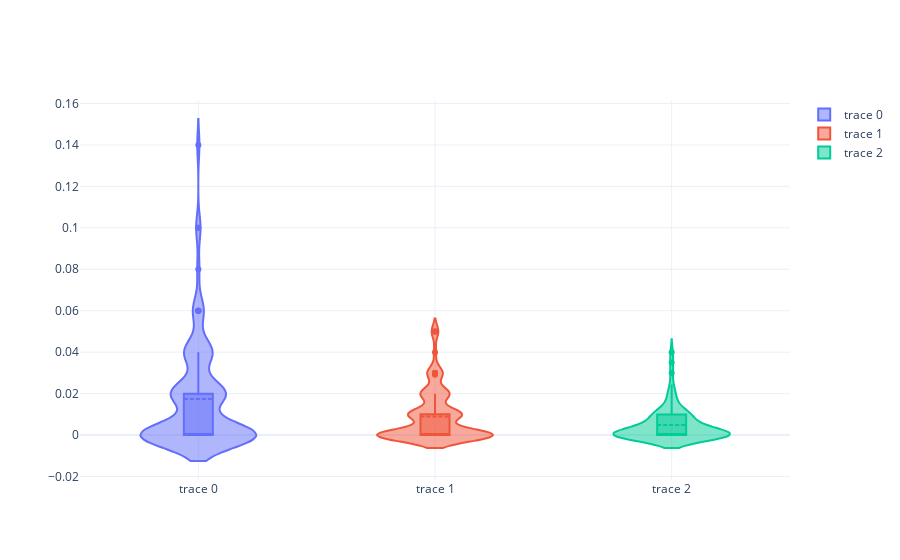

The notebook cell this image was saved under:
### Code cell
show_plot([go.Violin(y=do_benchmark(100, unit_len, 30, (85, 1, 11, 3), 0, 0), box_visible=True, meanline_visible=True)
           for unit_len in (50, 100, 200)])

### Figure 1 — Plotly figure (JSON) as saved in the notebook; plotly's stock layout.template omitted (floating-point values rounded to 4 significant figures)
{"data": [{"box": {"visible": true}, "meanline": {"visible": true}, "type": "violin", "y": [0, 0.02, 0.04, 0, 0, 0.04, 0.02, 0, 0.02, 0.04, 0, 0, 0, 0, 0.02, 0, 0, 0, 0, 0, 0.02, 0.04, 0, 0, 0.02, 0.03846, 0, 0, 0.02, 0.04, 0, 0.02, 0.04, 0.02, 0.02, 0.02, 0, 0, 0.02, 0.02, 0.04, 0, 0, 0.06, 0, 0.02, 0, 0.04, 0, 0, 0.1, 0.02, 0, 0, 0.04, 0, 0.1, 0, 0.08, 0.02, 0.06, 0, 0, 0, 0.06, 0.04, 0, 0, 0, 0, 0.14, 0.01961, 0.04, 0, 0, 0, 0.06, 0, 0.02, 0.04, 0, 0, 0.02, 0, 0, 0.02, 0.02, 0.02, 0.06, 0.02, 0, 0, 0, 0.02, 0, 0, 0.02, 0, 0, 0]}, {"box": {"visible": true}, "meanline": {"visible": true}, "type": "violin", "y": [0, 0, 0.05, 0, 0, 0, 0, 0.009901, 0.02, 0.01961, 0.01, 0, 0, 0.009901, 0, 0.02, 0.03, 0, 0.01, 0, 0.02, 0, 0, 0.01, 0, 0, 0.009901, 0.05, 0, 0, 0, 0.02, 0.01, 0.01, 0, 0.02, 0, 0, 0, 0.04, 0, 0.02, 0, 0.01, 0.01, 0, 0, 0, 0.009901, 0, 0.02, 0.01, 0.01961, 0.02, 0, 0.01, 0, 0.03, 0, 0.03, 0, 0, 0.03, 0, 0.02913, 0, 0, 0, 0, 0.01, 0, 0, 0, 0, 0.01, 0, 0, 0.02, 0.01, 0, 0.01, 0.01, 0, 0.02, 0, 0.03, 0, 0.03, 0, 0.01, 0.01, 0.02, 0.009901, 0.01, 0.009901, 0, 0, 0.05, 0.01, 0]}, {"box": {"visible": true}, "meanline": {"visible": true}, "type": "violin", "y": [0, 0.005, 0.01, 0, 0, 0, 0.005, 0.015, 0, 0, 0.005, 0, 0, 0, 0, 0, 0.005, 0, 0, 0.004975, 0, 0.015, 0, 0.01, 0, 0.01, 0.01, 0, 0.01, 0, 0.035, 0, 0, 0.01, 0, 0, 0, 0.01, 0.01, 0, 0.005, 0.01, 0.02, 0, 0, 0.01, 0, 0, 0, 0.005, 0.005, 0, 0, 0.015, 0, 0.015, 0.04, 0, 0, 0, 0, 0.004975, 0.01, 0.03, 0, 0, 0.02, 0.009901, 0.02439, 0, 0, 0, 0, 0.005, 0.01, 0.005, 0, 0.01, 0.004975, 0.005, 0, 0, 0, 0, 0.02, 0.005, 0, 0.005, 0, 0.005, 0, 0, 0.005, 0, 0, 0, 0, 0.01, 0, 0]}], "layout": {"hovermode": "closest", "xaxis": {"showgrid": true}, "yaxis": {"showgrid": true}}}
